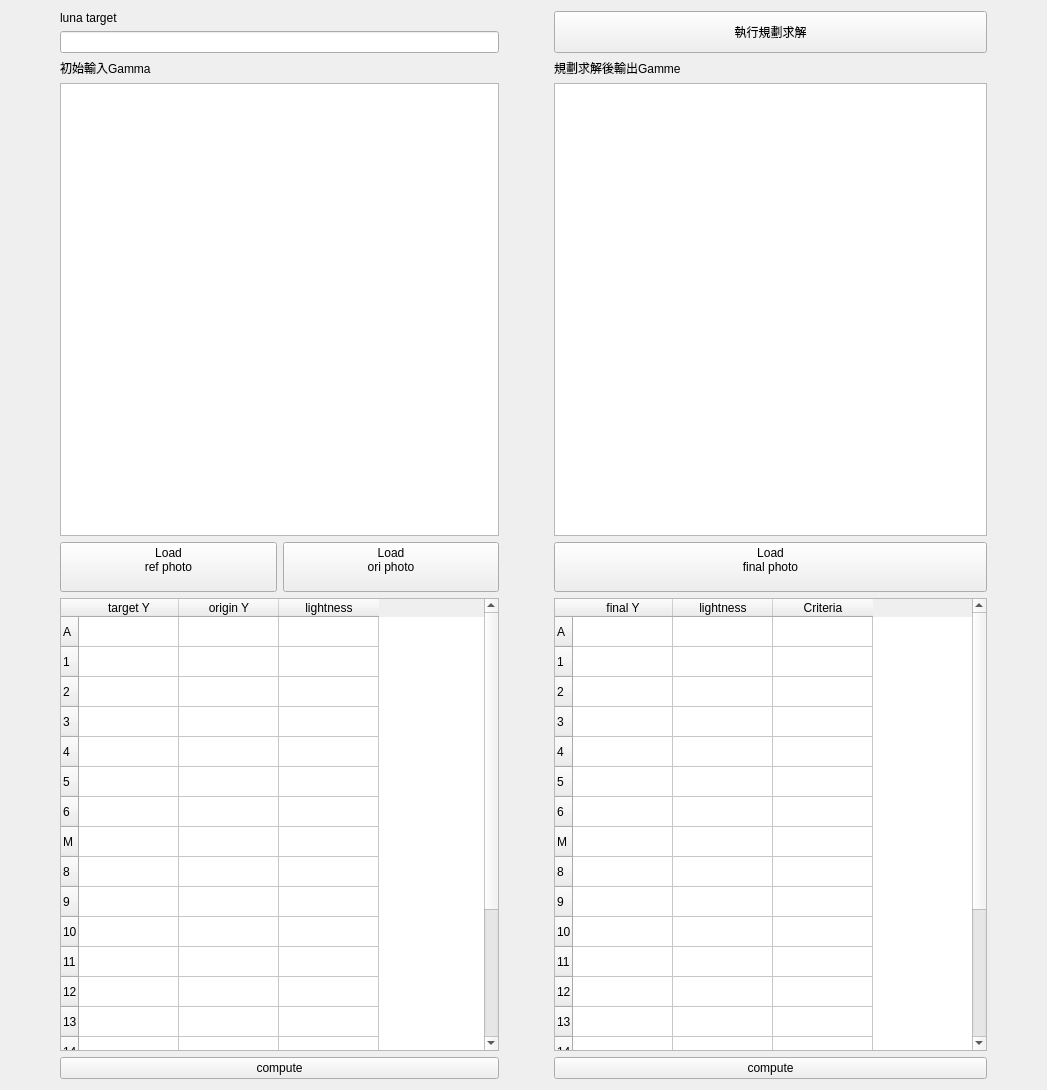
<?xml version="1.0" encoding="UTF-8"?>
<ui version="4.0">
 <class>Form</class>
 <widget class="QWidget" name="Form">
  <property name="geometry">
   <rect>
    <x>0</x>
    <y>0</y>
    <width>1047</width>
    <height>1090</height>
   </rect>
  </property>
  <property name="windowTitle">
   <string>Form</string>
  </property>
  <layout class="QVBoxLayout" name="verticalLayout">
   <item>
    <layout class="QGridLayout" name="gridLayout" rowstretch="1,0,0,0,0,0,0" columnstretch="1,5,5,1,10,1">
     <item row="4" column="4">
      <widget class="QPushButton" name="pushButton_3">
       <property name="text">
        <string>Load
final photo
</string>
       </property>
      </widget>
     </item>
     <item row="0" column="1" colspan="2">
      <widget class="QLabel" name="label">
       <property name="sizePolicy">
        <sizepolicy hsizetype="Preferred" vsizetype="Maximum">
         <horstretch>0</horstretch>
         <verstretch>0</verstretch>
        </sizepolicy>
       </property>
       <property name="text">
        <string>luna target</string>
       </property>
      </widget>
     </item>
     <item row="0" column="4" rowspan="2">
      <widget class="QPushButton" name="pushButton_5">
       <property name="sizePolicy">
        <sizepolicy hsizetype="Minimum" vsizetype="Expanding">
         <horstretch>0</horstretch>
         <verstretch>0</verstretch>
        </sizepolicy>
       </property>
       <property name="text">
        <string>執行規劃求解</string>
       </property>
      </widget>
     </item>
     <item row="1" column="1" colspan="2">
      <widget class="QLineEdit" name="lineEdit">
       <property name="sizePolicy">
        <sizepolicy hsizetype="Expanding" vsizetype="Minimum">
         <horstretch>0</horstretch>
         <verstretch>0</verstretch>
        </sizepolicy>
       </property>
      </widget>
     </item>
     <item row="2" column="1" colspan="2">
      <widget class="QLabel" name="label_2">
       <property name="sizePolicy">
        <sizepolicy hsizetype="Preferred" vsizetype="Maximum">
         <horstretch>0</horstretch>
         <verstretch>0</verstretch>
        </sizepolicy>
       </property>
       <property name="text">
        <string>初始輸入Gamma</string>
       </property>
      </widget>
     </item>
     <item row="2" column="4">
      <widget class="QLabel" name="label_3">
       <property name="sizePolicy">
        <sizepolicy hsizetype="Preferred" vsizetype="Maximum">
         <horstretch>0</horstretch>
         <verstretch>0</verstretch>
        </sizepolicy>
       </property>
       <property name="text">
        <string>規劃求解後輸出Gamme</string>
       </property>
      </widget>
     </item>
     <item row="3" column="1" colspan="2">
      <widget class="QTextEdit" name="textEdit"/>
     </item>
     <item row="3" column="4">
      <widget class="QTextEdit" name="textEdit_2"/>
     </item>
     <item row="4" column="1">
      <widget class="QPushButton" name="load_ref_btn">
       <property name="text">
        <string>Load 
ref photo
</string>
       </property>
      </widget>
     </item>
     <item row="4" column="2">
      <widget class="QPushButton" name="load_ours_btn">
       <property name="text">
        <string>Load
ori photo
</string>
       </property>
      </widget>
     </item>
     <item row="5" column="1" colspan="2">
      <widget class="QTableWidget" name="tableWidget">
       <row>
        <property name="text">
         <string>A</string>
        </property>
       </row>
       <row>
        <property name="text">
         <string>1</string>
        </property>
       </row>
       <row>
        <property name="text">
         <string>2</string>
        </property>
       </row>
       <row>
        <property name="text">
         <string>3</string>
        </property>
       </row>
       <row>
        <property name="text">
         <string>4</string>
        </property>
       </row>
       <row>
        <property name="text">
         <string>5</string>
        </property>
       </row>
       <row>
        <property name="text">
         <string>6</string>
        </property>
       </row>
       <row>
        <property name="text">
         <string>M</string>
        </property>
       </row>
       <row>
        <property name="text">
         <string>8</string>
        </property>
       </row>
       <row>
        <property name="text">
         <string>9</string>
        </property>
       </row>
       <row>
        <property name="text">
         <string>10</string>
        </property>
       </row>
       <row>
        <property name="text">
         <string>11</string>
        </property>
       </row>
       <row>
        <property name="text">
         <string>12</string>
        </property>
       </row>
       <row>
        <property name="text">
         <string>13</string>
        </property>
       </row>
       <row>
        <property name="text">
         <string>14</string>
        </property>
       </row>
       <row>
        <property name="text">
         <string>15</string>
        </property>
       </row>
       <row>
        <property name="text">
         <string>B</string>
        </property>
       </row>
       <row>
        <property name="text">
         <string>17</string>
        </property>
       </row>
       <row>
        <property name="text">
         <string>18</string>
        </property>
       </row>
       <row>
        <property name="text">
         <string>19</string>
        </property>
       </row>
       <column>
        <property name="text">
         <string>target Y</string>
        </property>
       </column>
       <column>
        <property name="text">
         <string>origin Y</string>
        </property>
       </column>
       <column>
        <property name="text">
         <string>lightness</string>
        </property>
       </column>
      </widget>
     </item>
     <item row="5" column="4">
      <widget class="QTableWidget" name="tableWidget_2">
       <row>
        <property name="text">
         <string>A</string>
        </property>
       </row>
       <row>
        <property name="text">
         <string>1</string>
        </property>
       </row>
       <row>
        <property name="text">
         <string>2</string>
        </property>
       </row>
       <row>
        <property name="text">
         <string>3</string>
        </property>
       </row>
       <row>
        <property name="text">
         <string>4</string>
        </property>
       </row>
       <row>
        <property name="text">
         <string>5</string>
        </property>
       </row>
       <row>
        <property name="text">
         <string>6</string>
        </property>
       </row>
       <row>
        <property name="text">
         <string>M</string>
        </property>
       </row>
       <row>
        <property name="text">
         <string>8</string>
        </property>
       </row>
       <row>
        <property name="text">
         <string>9</string>
        </property>
       </row>
       <row>
        <property name="text">
         <string>10</string>
        </property>
       </row>
       <row>
        <property name="text">
         <string>11</string>
        </property>
       </row>
       <row>
        <property name="text">
         <string>12</string>
        </property>
       </row>
       <row>
        <property name="text">
         <string>13</string>
        </property>
       </row>
       <row>
        <property name="text">
         <string>14</string>
        </property>
       </row>
       <row>
        <property name="text">
         <string>15</string>
        </property>
       </row>
       <row>
        <property name="text">
         <string>B</string>
        </property>
       </row>
       <row>
        <property name="text">
         <string>17</string>
        </property>
       </row>
       <row>
        <property name="text">
         <string>18</string>
        </property>
       </row>
       <row>
        <property name="text">
         <string>19</string>
        </property>
       </row>
       <column>
        <property name="text">
         <string>final Y</string>
        </property>
       </column>
       <column>
        <property name="text">
         <string>lightness</string>
        </property>
       </column>
       <column>
        <property name="text">
         <string>Criteria</string>
        </property>
       </column>
      </widget>
     </item>
     <item row="6" column="4">
      <widget class="QPushButton" name="pushButton_4">
       <property name="text">
        <string>compute</string>
       </property>
      </widget>
     </item>
     <item row="0" column="5">
      <widget class="QLabel" name="label_6">
       <property name="text">
        <string/>
       </property>
      </widget>
     </item>
     <item row="0" column="3">
      <widget class="QLabel" name="label_4">
       <property name="text">
        <string/>
       </property>
      </widget>
     </item>
     <item row="0" column="0">
      <widget class="QLabel" name="label_5">
       <property name="text">
        <string/>
       </property>
      </widget>
     </item>
     <item row="6" column="1" colspan="2">
      <widget class="QPushButton" name="compute_btn">
       <property name="text">
        <string>compute</string>
       </property>
      </widget>
     </item>
    </layout>
   </item>
  </layout>
 </widget>
 <resources/>
 <connections/>
</ui>
